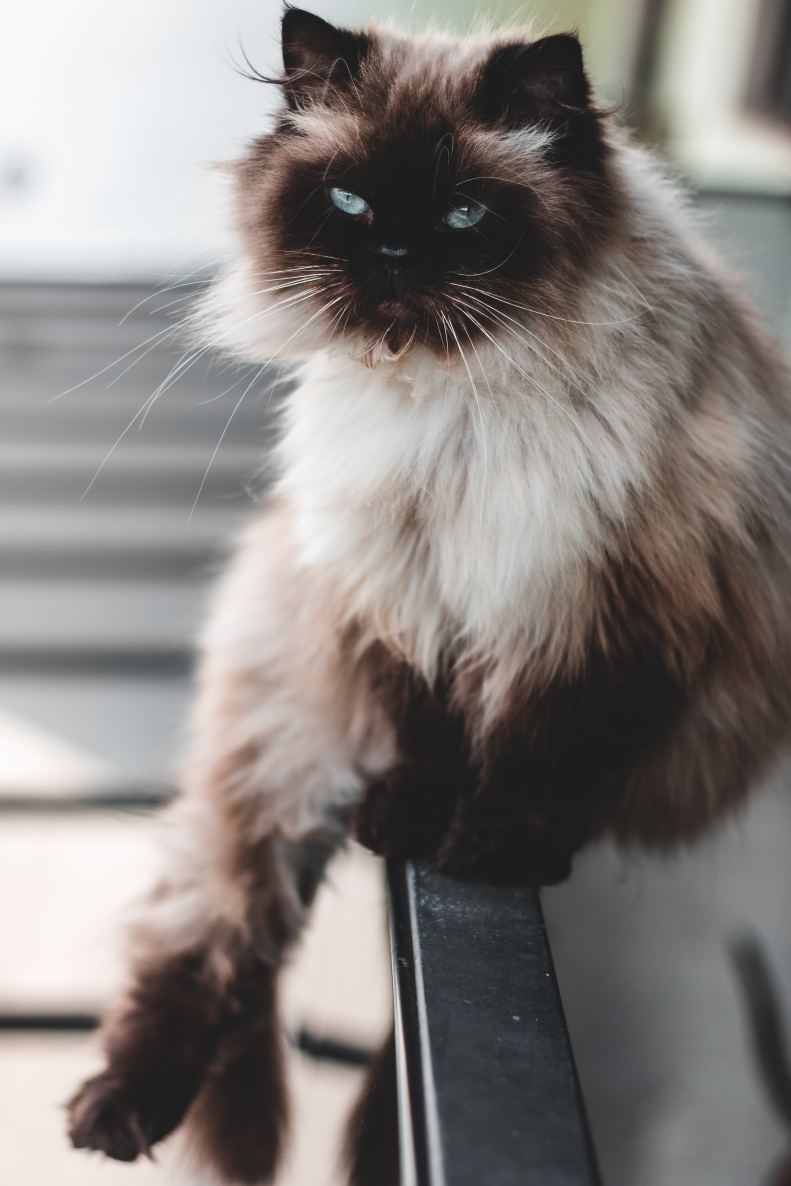
#> input picture picture/cat2.jpg, 3952 x 5928 px, found by its file name (shown at 1/5 size)
$ python edgeNMedian_pil.py
#> lines starting #> are read from the running program, lines starting #| are printed output that depends on the picture
import matplotlib.pyplot as plt
from PIL import Image, ImageFilter

# type ctrl+F 'CONCLUSION: ' to easily find my learnings
PATH = 'C:/Users/User/Documents/openCVLearning/picture'


# /*-------------*/
# edge filter
# target: use filter to find the edge of picture
# /*-------------*/

img_gray = Image.open(f'{PATH}/cat2.jpg')
#> img_gray is the input picture: PIL image 3952x5928 RGB; mean R, G, B 134.1, 129.1, 126.4
# convert image to gray scale
img_gray = img_gray.convert('L')
#> img_gray: PIL image 3952x5928 L
rows_O, cols_O = img_gray.size
#> rows_O = 3952; cols_O = 5928
img_gray = img_gray.resize((rows_O//4, cols_O//4))
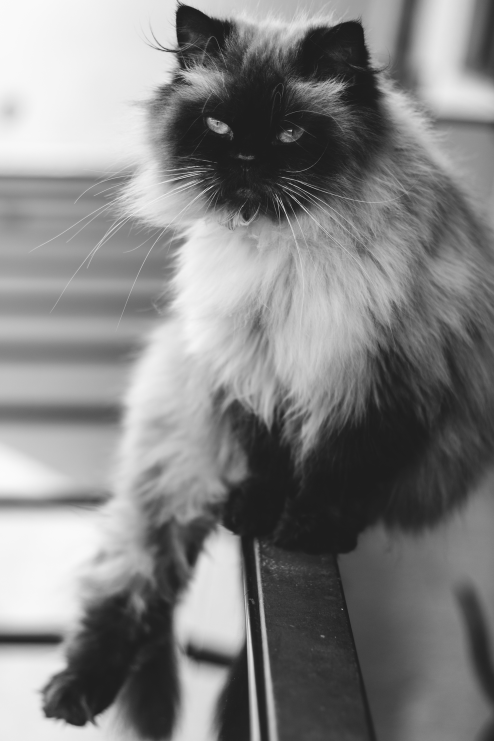
#> img_gray: PIL image 988x1482 L (shown at 1/2 size); min 24, max 251, mean 130.3

# they can only apply on grayscale images
# filter the image
img_gray1 = img_gray.filter(ImageFilter.EDGE_ENHANCE)
img_gray2 = img_gray.filter(ImageFilter.FIND_EDGES)
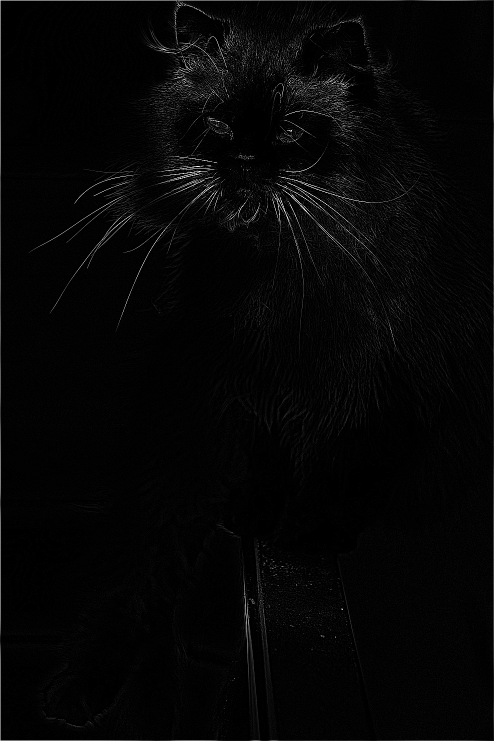
#> img_gray2: PIL image 988x1482 L (shown at 1/2 size); min 0, max 255, mean 5.5

plt.imshow(img_gray1, cmap='gray')
plt.show()


# /*-------------*/
# median filter
# target: use MedianFilter to filter the noise and blur the background
# /*-------------*/

#> (the run stopped early here; a loop or call above may not have finished)

$ run again, with picture/cat3.jpg copied over picture/cat2.jpg
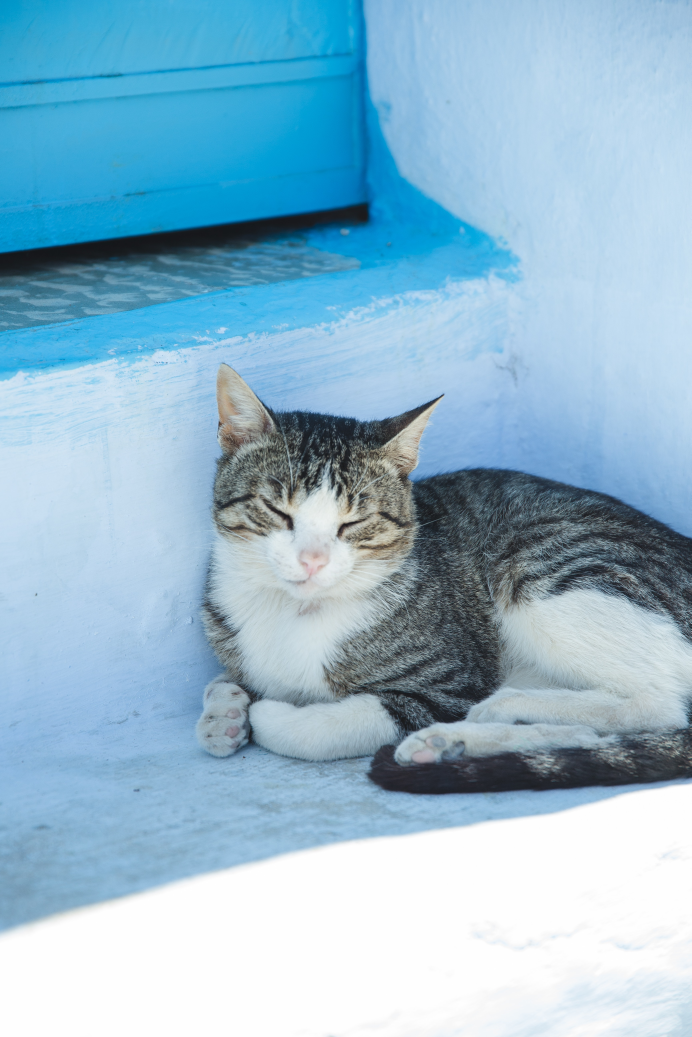
#> input picture picture/cat3.jpg, 3456 x 5184 px, found by its file name (shown at 1/5 size)
#> img_gray is the input picture: PIL image 3456x5184 RGB; mean R, G, B 146.8, 185.1, 206.5
#> `img_gray = img_gray.convert('L')`:
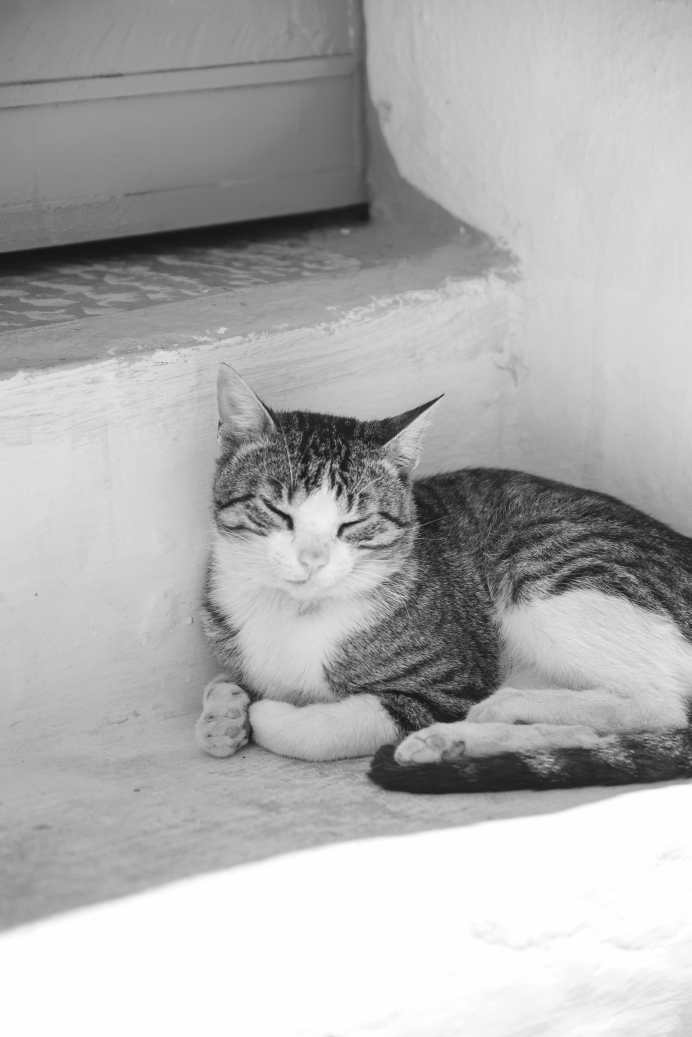
#> img_gray: PIL image 3456x5184 L (shown at 1/5 size); min 13, max 255, mean 176.1
#> `img_gray2 = img_gray.filter(ImageFilter.FIND_EDGES)`:
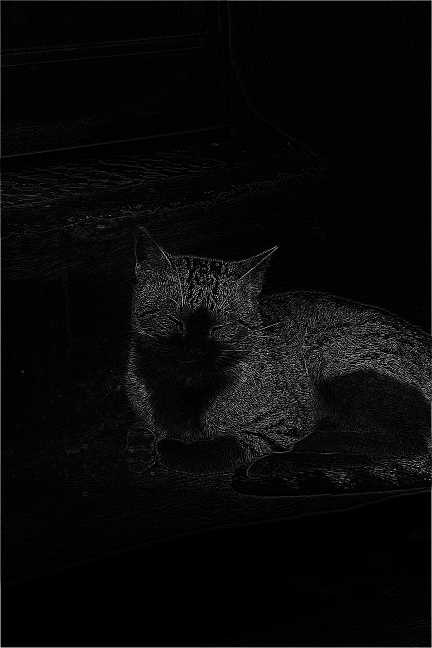
#> img_gray2: PIL image 864x1296 L (shown at 1/2 size); min 0, max 255, mean 8.6

$ run again, with picture/cat4.jpg copied over picture/cat2.jpg
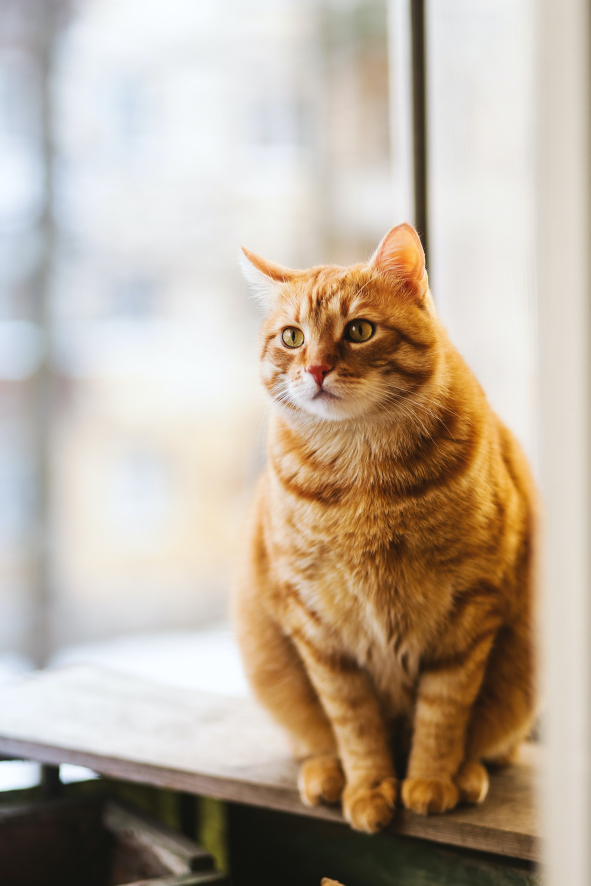
#> input picture picture/cat4.jpg, 1771 x 2657 px, found by its file name (shown at 1/3 size)
#> img_gray is the input picture: PIL image 1771x2657 RGB; mean R, G, B 188.7, 174.2, 157.9
#> `img_gray = img_gray.resize((rows_O//4, cols_O//4))`:
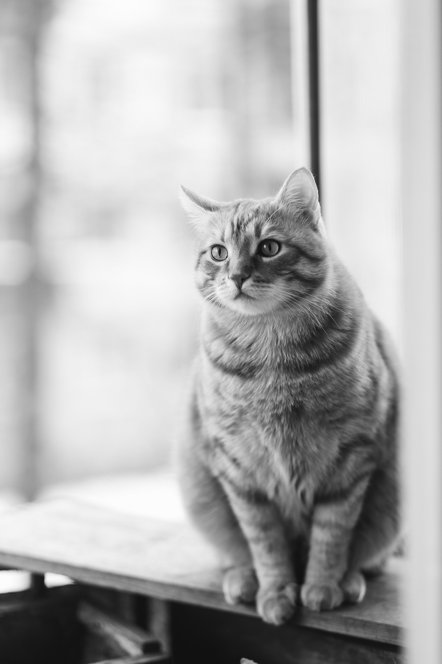
#> img_gray: PIL image 442x664 L; min 15, max 252, mean 176.7
#> `img_gray2 = img_gray.filter(ImageFilter.FIND_EDGES)`:
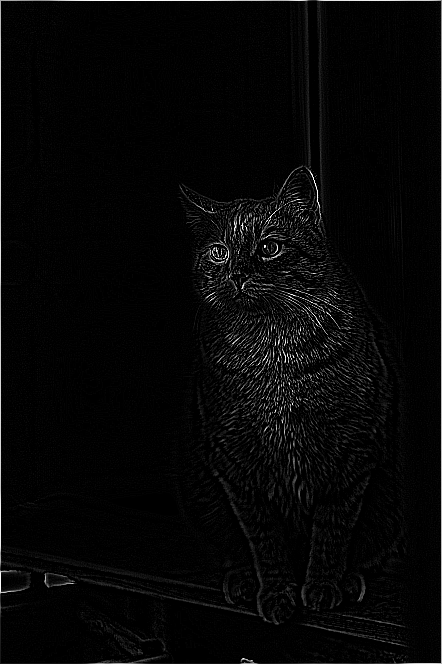
#> img_gray2: PIL image 442x664 L; min 0, max 255, mean 6.7

$ run again, with picture/cat6.jpg copied over picture/cat2.jpg
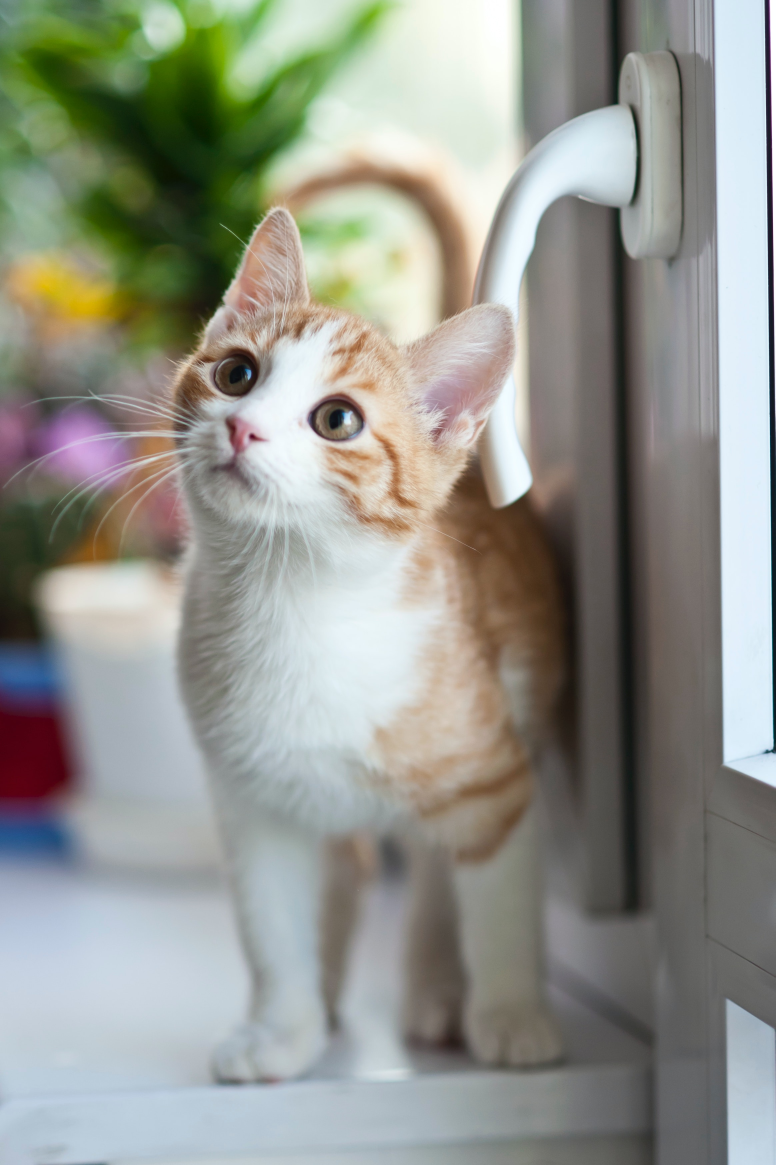
#> input picture picture/cat6.jpg, 2326 x 3495 px, found by its file name (shown at 1/3 size)
#> img_gray is the input picture: PIL image 2326x3495 RGB; mean R, G, B 146.9, 149, 140.6
#> `img_gray = img_gray.resize((rows_O//4, cols_O//4))`:
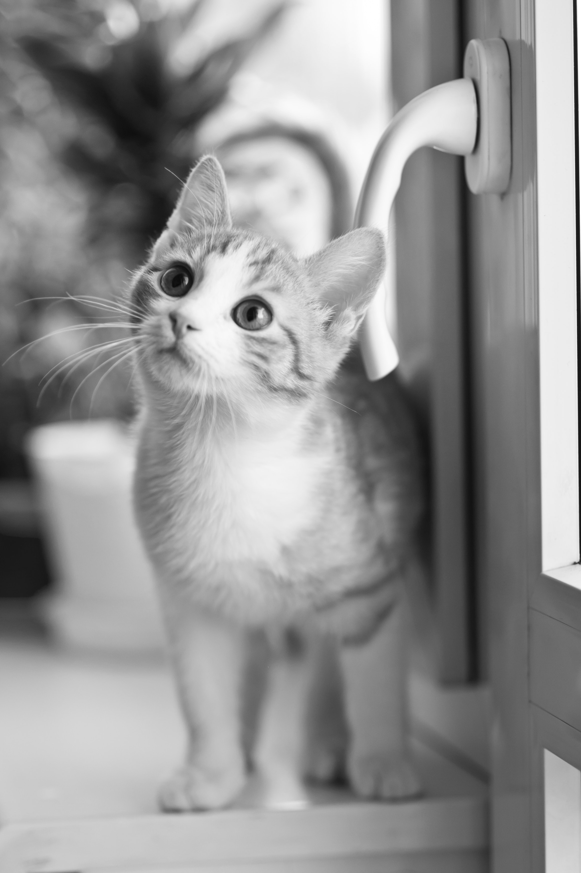
#> img_gray: PIL image 581x873 L; min 11, max 255, mean 147.4
#> `img_gray2 = img_gray.filter(ImageFilter.FIND_EDGES)`:
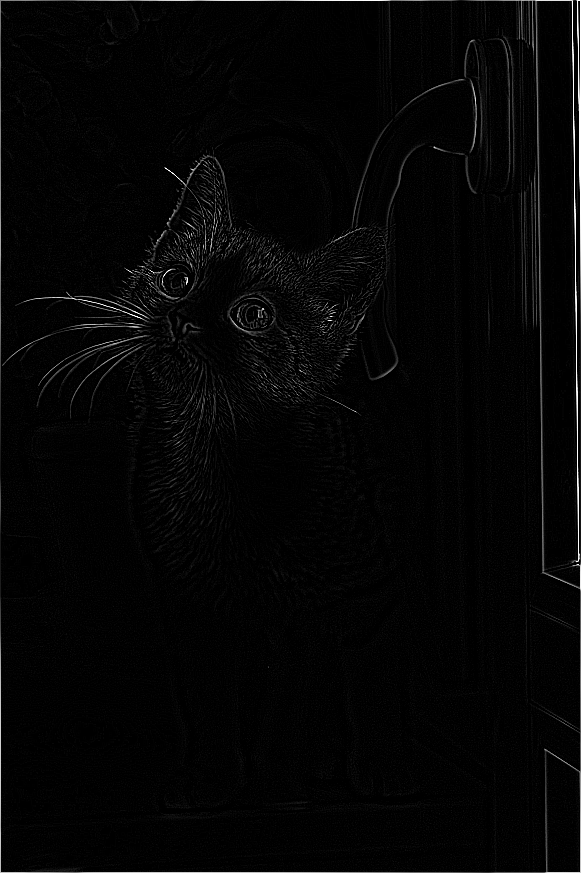
#> img_gray2: PIL image 581x873 L; min 0, max 255, mean 5.3
